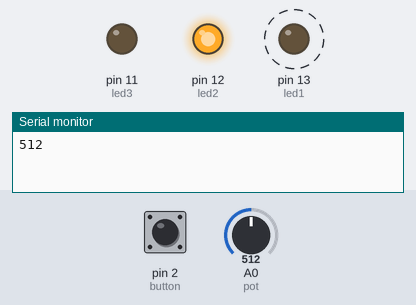
A sketch run on a simulated Arduino Uno, built with avr-gcc and run on an emulated ATmega328P. Shown: output pins drawn as LEDs (lit = HIGH), the last lines printed to the serial monitor. Dashed ring = blinking. Inputs (shaded band) come from the test bench; at power-on: pin 2 (button) HIGH, A0 (pot) = 512.

Above: at 1.8 s.
1.9 s: pin 2 (button) pulled LOW for 1.2 s
At 4.4 s:
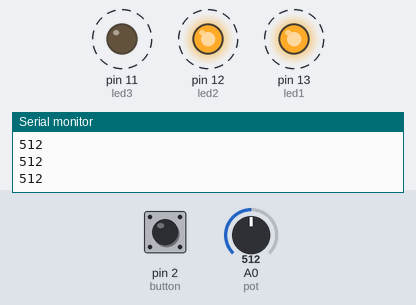
5.5 s: A0 (pot) set to 0
At 7.8 s:
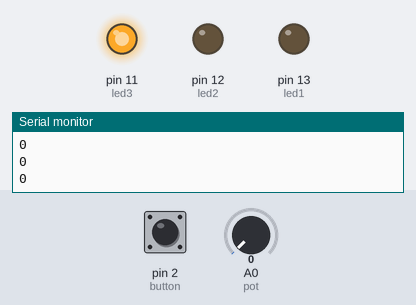
8.1 s: A0 (pot) set to 122
At 8.4 s:
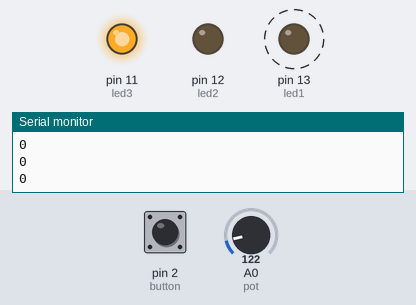
11.6 s: pin 2 (button) pulled LOW for 1.2 s
15.1 s: pin 2 (button) pulled LOW for 3.2 s
Timing chart, 0 to 20.8 s (numbered marks = the images above; inputs shaded):
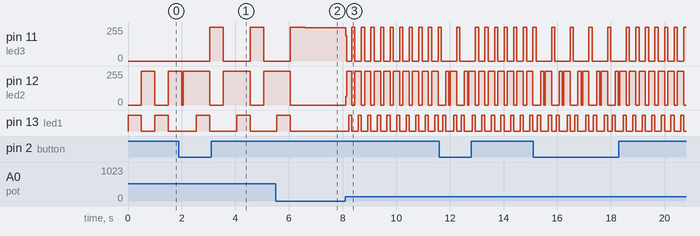

Measured:
- after the input at 1.9 s, pin 11 (led3): alternates 255/255 for 0.50 s and 0/255 for 1.0 s, starting after 1.2 s; pin 12 (led2): alternates 255/255 for 1.0 s and 0/255 for 0.50 s, starting after 0.15 s; pin 13 (led1): alternates HIGH for 0.50 s and LOW for 1.0 s, starting after 0.65 s
- after the input at 5.5 s, pin 12 (led2): goes on until 6.1 s, then stays 0/255; pin 13 (led1): goes on until 6.1 s, then stays LOW
- after the input at 8.1 s, pin 11 (led3): 249/255 → 190/255 at once, then moves between 0/255 and 255/255, repeating every 0.36 s; pin 12 (led2): 0/255 → 65/255 at once, then moves between 0/255 and 255/255, repeating every 0.36 s; pin 13 (led1): alternates HIGH for 0.12 s and LOW for 0.24 s, starting after 0.12 s
- by itself, pin 13 (led1): alternates HIGH for 0.50 s and LOW for 0.50 s

The sketch:

semaforochistoso.ino
```cpp
// Desarrollador por: Benjamin Espinoza, Diego López, Antonia Vásquez en FAU U de   Chile


//damos indicaciones al arduino de en donde estan conectados los LEDs, el potenciometro y el boton.
int led1 = 13;   //el led 1 que es rojo esta conectado al pin 13
int led2 = 12;   //el led 2 que es rojo esta conectado al pin 12
int led3 = 11;   //el led 3 que es verde esta conectado al pin 11
int pot = A0;    // el potenciometro esta conectado al pin A0
int button = 2;  //el boton esta conectado al pin A2
int mode = 0;

void setup() {

  //Establecemos en que modo estan los pines, si en modo de entrada o de salida
  pinMode(led1, OUTPUT);
  pinMode(led2, OUTPUT);
  pinMode(led3, OUTPUT);
  pinMode(pot, INPUT);
  pinMode(button, INPUT_PULLUP);
  Serial.begin(9600);
}

void loop() {


  int pot_value = analogRead(pot);                    //le decimos que queremos leer el valor de resistencia de entrada del potenciometro
  int delay_time = map(pot_value, 0, 1023, 0, 1000);  //le decimos que le pondremos el nombre de delay_time al valor que leyo del potenciometro
  int button_state = digitalRead(button);             //le decimos que queremos leer la activacion del boton
                                                      //la primera funcion es la que estara ocurriendo mientras no precionemos el boton
  if (button_state == LOW) {
    // Botón presionado, cambiar el modo
    mode = !mode;  // la funcion de mode nos ayudara para cambiar a si estamos utilizando solo el potenciometro para ajustar la velocidad o tambien el boton para inciar la otra secuencia
    digitalWrite(led1, LOW);
    digitalWrite(led2, LOW);
    digitalWrite(led3, LOW);
    delay(50);  // Debounce
  }

  if (mode == 0) {
    // Modo LED intermitente
//si giramos el potenciometro podremos variar la velocidad del titileo entre leds
    digitalWrite(led1, HIGH);
    delay(delay_time);
    digitalWrite(led1, LOW);
    digitalWrite(led2, HIGH);
    delay(delay_time);
    digitalWrite(led2, LOW);

  } else {
    // Modo LED de botón presionado

    //iniciara la secuencia tipo semaforo de formula uno
    digitalWrite(led3, LOW);
    digitalWrite(led2, HIGH);

    delay(delay_time);
    digitalWrite(led3, LOW);
    digitalWrite(led1, HIGH);
    delay(delay_time);
    digitalWrite(led1, LOW);
    digitalWrite(led2, LOW);

    digitalWrite(led3, HIGH);
    delay(delay_time);
  }

  Serial.println(pot_value);
}
```
